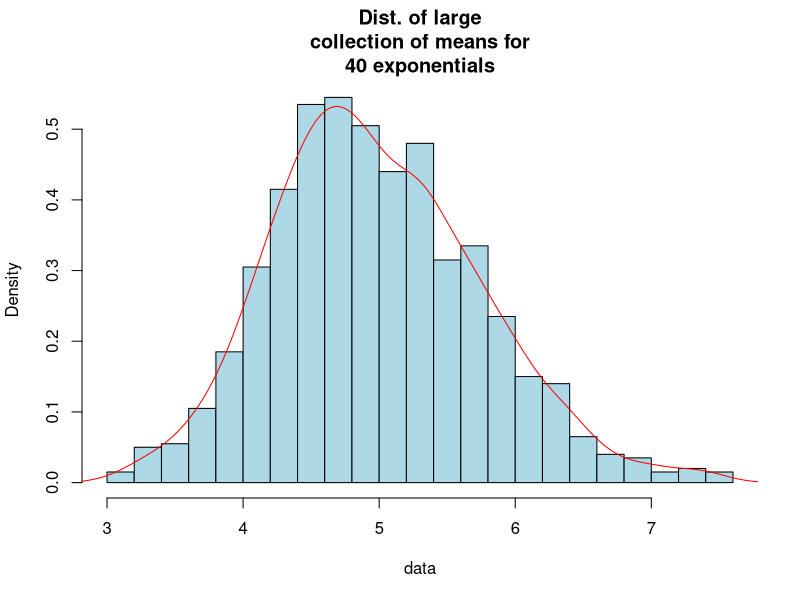
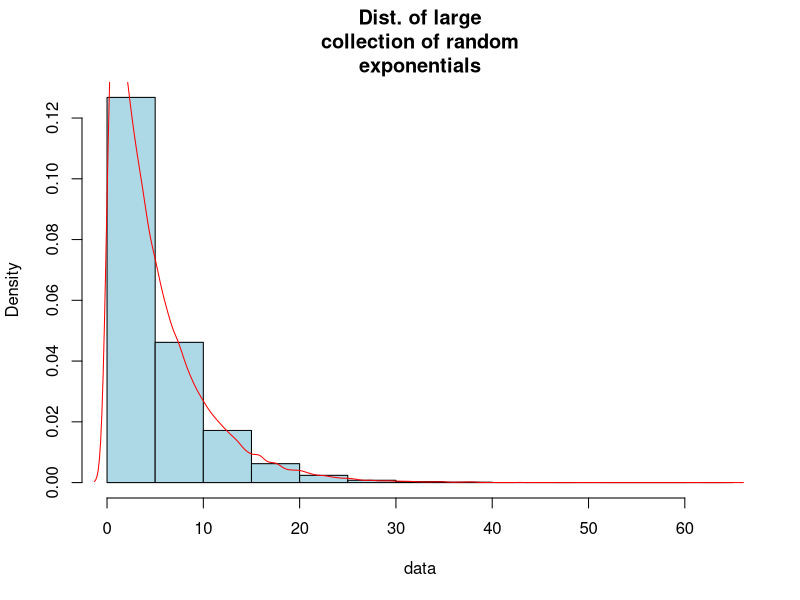
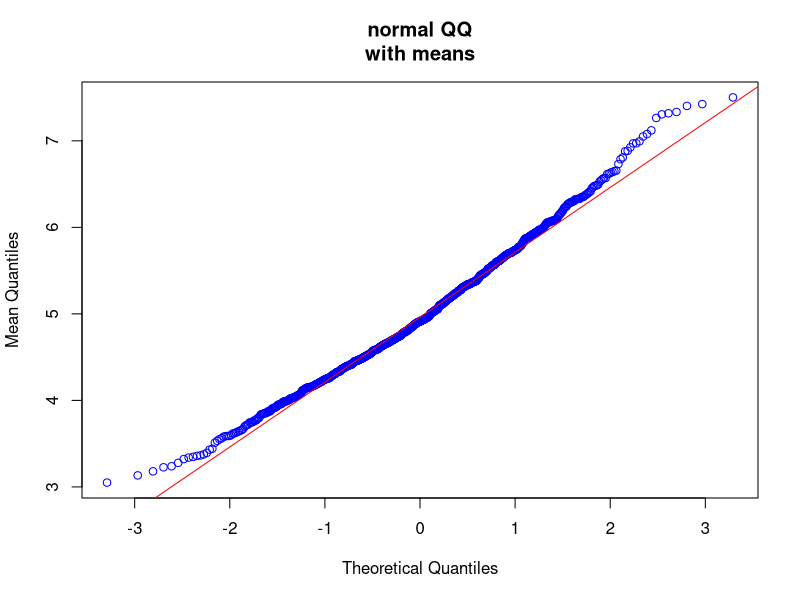
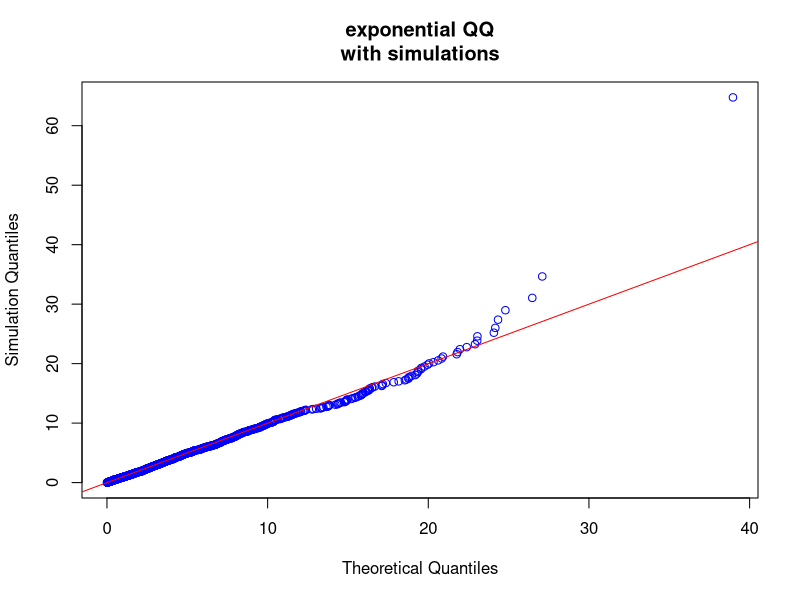

Generate these figures, in order, with R:
## ---- chunk 1
set.seed(7)
n             <-   40
lambda        <-  0.2
nsimultations <- 1000
simulation    <- replicate(n = nsimultations,
                           expr = rexp(n,lambda))
## ---- chunk 2
mean(simulation)
#=> [1] 4.983294
## ---- chunk 3
1/lambda
#=> [1] 5
## ---- chunk 4
sd(simulation)
#=> [1] 4.984027
## ---- chunk 5
means <- colMeans(simulation)
makeHist<-function(data, title){
  hist(data,
       freq=FALSE,
       col = "light blue",
       breaks=20,
       main=title)
  lines(density(data), col = "red")
}
makeHist(means,
"Dist. of large
collection of means for
40 exponentials")
makeHist(simulation,
"Dist. of large
collection of random
exponentials")
## ---- chunk 6
qqnorm(means,
       col = "blue",
ylab="Mean Quantiles",
main="normal QQ
with means");
qqline(means, col = "red")
# compare simulations to the exponential distributions
qqplot(rexp(1000, rate=lambda),
       simulation,
       col = "blue",
main="exponential QQ
with simulations",
xlab="Theoretical Quantiles",
ylab="Simulation Quantiles")
abline(0,1, col = "red")
